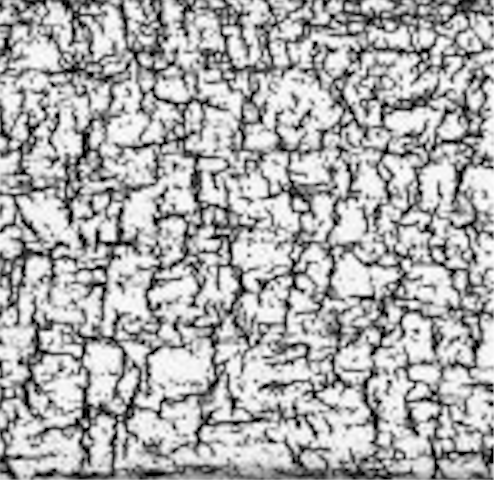
#> input picture demo/Micrographs/chu7.jpg, 494 x 480 px
$ jupyter execute --allow-errors Workflow_Group2.ipynb   (text cells are left out)
#> lines starting #> are read from the running program, lines starting #| are printed output that depends on the picture; after the words box and inside, x2 and y2 are one past the last pixel; in counts of white or black regions, pixels touching at a corner belong together; pictures that were not available may be replaced by others from this repository, and a replacement may not be noted
### demo/packages/processing.py
# We import the packages we need

import numpy as np
import cv2

def add(x,y):
    return x + y

def vertical_strips(SecNum,img):
    """
    This function separate the image into vertical strips.
    It confirms that the total width of the image can be
    split into the initially defined number of sections, if not,
    another section will be added until equality is achieved

    Parameters
    ----------
    SecNum : int
        initial number of vertical strips
    img : numpy.ndarray
        data of the image that is going to be analysed

    Returns
    -------
    strips : int
        number of strips in which the image was finally split

    """
#> called with SecNum = 15


    while True:
        if (np.size(img,1) % SecNum) !=0:
            SecNum += 1
        else:
                break
#> after the loop, SecNum = 19
    #between 15 and 20 hypothetically no value is ignored for image width outside of prime values - excessive computing will not occur.

    #introducing a tracker variable allows for simple passing of number of slices between chunks
    strips = 0

    #this loop takes the image and vertically slices it in equal widths as defined above
    for x in range(0,np.size(img,1),SecNum):
            x1 = x + SecNum
            section = img[0:np.size(img,0), x:x1]

            cv2.imwrite("ImagePrep/Sections/" + str(strips) +".png",section)

            strips +=1
#> this loop made 26 passes
#> x1 on passes 1 to 12: 19, 38, 57, 76, 95, 114, 133, 152, 171, 190, 209, 228
#> after the loop, strips = 26

    return strips

def blur(strips):
    """
    This function blurs the strips and joins them into a new image

    Parameters
    ----------
    strips : int
        number of strips in which the image was split

    Returns
    -------
    BlurJoin : numpy.ndarray
        data of the image after blurring and have joined the strips

    """
#> called with strips = 26
    #following from this, the slices are then blurred to reduce noise and transformed to their original black and white colour
    for i in range(0,strips):
        Sec = cv2.imread("./ImagePrep/Sections/" + str(i) + ".png")
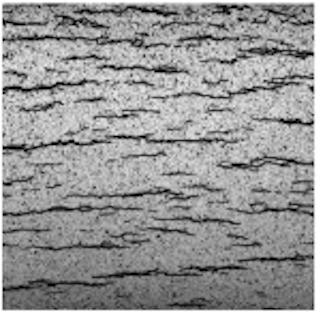
#> input picture demo/Micrographs/chu1.jpg, 316 x 312 px, given in place of 0.png, which was not available
#> Sec is the input picture: shape (312, 316, 3); mean B, G, R 147.7, 147.7, 147.7

        Sec = cv2.cvtColor(Sec,cv2.COLOR_BGR2RGB)

        Blur = cv2.GaussianBlur(Sec, (7,7),0)
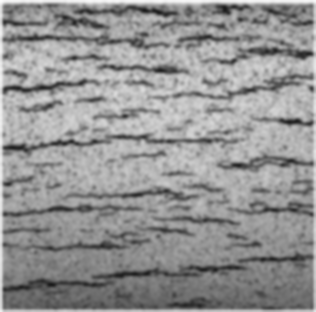
#> Blur: shape (312, 316, 3); mean R, G, B 147.5, 147.5, 147.5
        cv2.imwrite("ImagePrep/Blurs/" + str(i) +".png",Blur)

        #while technically unnecessary, this stage restitches the blured slices to allow for viewing of the transformed image
        if i > 0:
            if i == 1:
                ImgL = cv2.imread("./ImagePrep/Blurs/" + str(i-1) + ".png")
                ImgR = cv2.imread("./ImagePrep/Blurs/" + str(i) + ".png")
                BlurJoin = np.concatenate((ImgL, ImgR), axis=1)
            else:
                ImgR = cv2.imread("./ImagePrep/Blurs/" + str(i) + ".png")
                BlurJoin = np.concatenate((BlurJoin, ImgR), axis=1)
    return BlurJoin

### Job_script/packages/connectivity.py
# We import the packages we need
import numpy as np
import cv2
#from packages import Edge

def otsu(strips):
    """

    Parameters
    ----------
    strips : int
        number of strips in which the image was split

    Returns
    -------
    OtsuThresh : numpy.ndarray
            data of the image after Otsu thresholding

    """
#> called with strips = 26
#knowing the number of strips, any actions can be repeated across the entirety of the slices easily
    for i in range(strips):
        Blur = cv2.imread("./ImagePrep/Blurs/" + str(i) + ".png", 0)
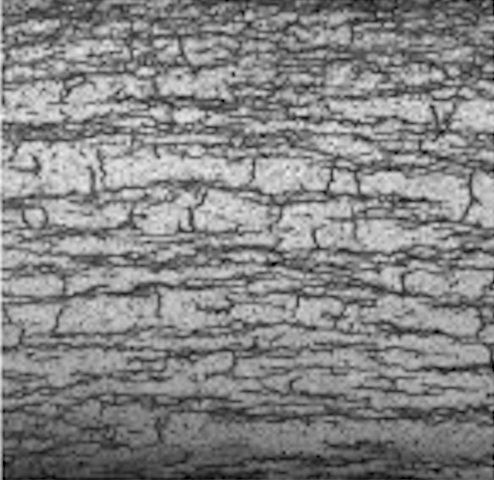
#> Blur: shape (480, 494); min 0, max 246, mean 132.6
#Using the inbuilt opencv otsu thresholding method and defining it as a binary threshold, aka only black and white,
# both a thresholded image is produced and the automatically detected thresholding value is found.
        ThreshValue, ThreshOtsu = cv2.threshold(Blur,0,255,cv2.THRESH_BINARY+cv2.THRESH_OTSU)
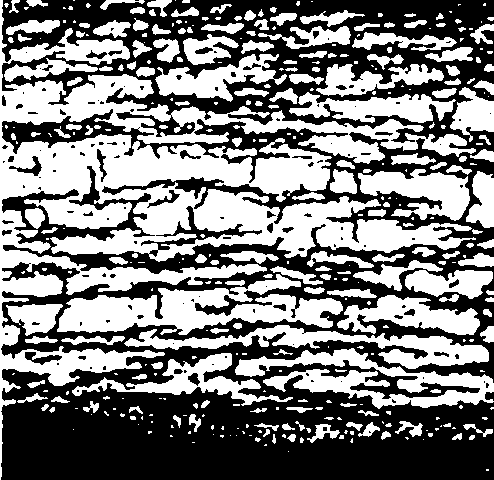
#> ThreshOtsu: shape (480, 494); 49% white; 366 white regions (180 under 20 px), largest, box (x1, y1, x2, y2) and area: (0, 0, 476, 480) 52462, (57, 274, 343, 335) 8248, (235, 348, 494, 409) 6038
#> ThreshValue = 133

        cv2.imwrite("Thresholding/Otsu/" + str(i) +".png",ThreshOtsu)
        np.save("Thresholding/Otsu/" + str(i), ThreshOtsu)

#As earlier, the individual slices are saved to their own directory and an overall image is made from reattaching the slices.
        if i > 0:
            if i == 1:
                ImgL = cv2.imread("./Thresholding/Otsu/" + str(i-1) + ".png")
                ImgR = cv2.imread("./Thresholding/Otsu/" + str(i) + ".png")
                OtsuThresh = np.concatenate((ImgL, ImgR), axis=1)
            else:
                ImgR = cv2.imread("./Thresholding/Otsu/" + str(i) + ".png")
                OtsuThresh = np.concatenate((OtsuThresh, ImgR), axis=1)
    return OtsuThresh


def kmeans(strips):

    """


    Parameters
    ----------
    strips : int
        number of strips in which the image was split

    Returns
    -------
    KThresh : numpy.ndarray
            data of the image after k-means thresholding

    """
#> called with strips = 26

    for i in range(strips):
        ImgIn = cv2.imread("./ImagePrep/Blurs/" + str(i) + ".png",1)

        Blur = cv2.cvtColor(ImgIn, cv2.COLOR_BGR2GRAY)

        reshapedImage = np.float32(Blur.reshape(-1, 3))

        criteria = (cv2.TERM_CRITERIA_EPS + cv2.TERM_CRITERIA_MAX_ITER, 100, 0.1)
#> criteria = (3, 100, 0.1)

    #The number of channels is defined for the k-means method, as it's black and white "2" is chosen
        k = 2

        ret, labels, clusters = cv2.kmeans(reshapedImage, k, None, criteria, 10, cv2.KMEANS_RANDOM_CENTERS)
#> ret = 131293127.5; clusters = [[98.78, 98.06, 98.78], [168.1, 168.8, 168.1]]

        clusters = np.uint8(clusters)
#> clusters = [[98, 98, 98], [168, 168, 168]]

        Sec = cv2.imread("./ImagePrep/Sections/" + str(i) + ".png")
        Sec = cv2.cvtColor(Sec,cv2.COLOR_BGR2GRAY)
#> Sec: shape (312, 316)

        intermediateImage = clusters[labels.flatten()]
        clusteredImage = intermediateImage.reshape((Sec.shape))

        cv2.imwrite("Thresholding/Kmeans/" + str(i) +".png",clusteredImage)

    #As earlier, the individual slices are saved to their own directory and an overall image is made from reattaching the slices.
        if i > 0:
            if i == 1:
                ImgL = cv2.imread("./Thresholding/Kmeans/" + str(i-1) + ".png")
                ImgR = cv2.imread("./Thresholding/Kmeans/" + str(i) + ".png")
                KThresh = np.concatenate((ImgL, ImgR), axis=1)
            else:
                ImgR = cv2.imread("./Thresholding/Kmeans/" + str(i) + ".png")
                KThresh = np.concatenate((KThresh, ImgR), axis=1)
    return KThresh


def edges(strips):
    """


    Parameters
    ----------
    strips : int
        number of strips in which the image was split

    Returns
    -------
    EdgesO : umpy.ndarray
            data of the connectivity of the hydrides after Otsu thresholding
    EdgesK : numpy.ndarray
            data of the connectivity of the hydrides after k-means thresholding

    """
    for i in range(strips):

        imgO = cv2.imread("./Thresholding/Otsu/" + str(i) + ".png", 0)
        imgK = cv2.imread("./Thresholding/Kmeans/" + str(i) + ".png", 0)

        CannyImgO = auto_canny(imgO)
        CannyImgK = auto_canny(imgK)

        cv2.imwrite("Edges/Otsu/" + str(i) +".png",CannyImgO)
        cv2.imwrite("Edges/Kmeans/" + str(i) +".png",CannyImgK)

        if i > 0:
            if i == 1:
                ImgL = cv2.imread("./Edges/Otsu/" + str(i-1) + ".png")
                ImgR = cv2.imread("./Edges/Otsu/" + str(i) + ".png")
                EdgesO = np.concatenate((ImgL, ImgR), axis=1)

                ImgL = cv2.imread("./Edges/Kmeans/" + str(i-1) + ".png")
                ImgR = cv2.imread("./Edges/Kmeans/" + str(i) + ".png")
                EdgesK = np.concatenate((ImgL, ImgR), axis=1)
            else:
                ImgR = cv2.imread("./Edges/Otsu/" + str(i) + ".png")
                EdgesO = np.concatenate((EdgesO, ImgR), axis=1)

                ImgR = cv2.imread("./Edges/Kmeans/" + str(i) + ".png")
                EdgesK = np.concatenate((EdgesK, ImgR), axis=1)
    return EdgesO, EdgesK

def auto_canny(image, sigma=0.33):
	"""

    This function gets rid off the edges of the image to not be counted as
    hydride's edges

    Parameters
    ----------
    image : numpy.ndarray
        data of the processed image so far
    sigma : int
        The default is 0.33.

    Returns
    -------
    edged : numpy.ndarray
        data of the processed image without the external edges of the picture

    """

    # compute the median of the single channel pixel intensities
	v = np.median(image)
	# apply automatic Canny edge detection using the computed median
	lower = int(max(0, (1.0 - sigma) * v))
	upper = int(min(255, (1.0 + sigma) * v))
	edged = cv2.Canny(image, lower, upper)
	# return the edged image
	return edged

### demo/packages/parameters.py
# We import the packages we need
import numpy as np
import cv2


def HCC1(HydrideOtsu,HydrideKmeans):
    """


    Parameters
    ----------
    HydrideOtsu : int
        starting value for the hydride counting
    HydrideKmeans : int
        starting value for the hydride counting

    Returns
    -------
    AVG_HCC_Otsu : int
        HCC mean value when Otsu thresholding was applied

    K-means HCC : int
        HCC mean value when K-means thresholding was applied
    """
#> called with HydrideOtsu = 0, HydrideKmeans = 0

    imgO = cv2.imread("./Edges/CannyOtsu.png", 0)
    imgK = cv2.imread("./Edges/CannyKmeans.png", 0)

    HCC_Otsu =[]
    HCC_Kmeans = []

    for i in range(np.size(imgO,1)):
        for j in range(np.size(imgO,0)):
            if imgO[j,i] > 0:
                HydrideOtsu += 1
        HCC_Otsu.append(HydrideOtsu/(np.size(imgO,0)))
        HydrideOtsu = 0
#> after the loop, HCC_Otsu = []

    for i in range(np.size(imgK,1)):
        for j in range(np.size(imgK,0)):
            if imgK[j,i] > 0:
                HydrideKmeans += 1
        HCC_Kmeans.append(HydrideKmeans/(np.size(imgK,0)))
        HydrideKmeans = 0

    AVG_HCC_Otsu = sum(HCC_Otsu)/len(HCC_Otsu)
    AVG_HCC_Kmeans = sum(HCC_Kmeans)/len(HCC_Kmeans)

    return print("Otsu HCC: ", AVG_HCC_Otsu,"\n K-means HCC: ", AVG_HCC_Kmeans)

def HCC2(strips):
    """


    Parameters
    ----------
    strips :  int
        number of strips in which the image was split

    Returns
    -------
    ContOtsu : numpy.ndarray
        data of Otsu-thresholded image after merging all the srtips
    ContKmeans : numpy.ndarray
        data of k-means-thresholded image after merging all the srtips
    OtsuHCC : int
        HCC mean value when Otsu threshold was applied
    kmeansHCC : int
        HCC mean value when K-means threshold was applied

    """

    HCCrun_Otsu = []
    HCCrun_Kmeans = []

    for i in range(strips):

        image_src_Otsu = cv2.imread("./Edges/Otsu/" + str(i) + ".png")

        gray = cv2.cvtColor(image_src_Otsu, cv2.COLOR_BGR2GRAY)
        ret, gray = cv2.threshold(gray, 250, 255,0)

        contours, hierarchy = cv2.findContours(gray, cv2.RETR_LIST, cv2.CHAIN_APPROX_SIMPLE)
        mask = np.zeros(image_src_Otsu.shape, np.uint8)
        largest_areas = sorted(contours, key=cv2.contourArea)
        cv2.drawContours(mask, [largest_areas[-1]], 0, (255,255,255,255), -1)
        removed = cv2.add(image_src_Otsu, mask)

        cv2.imwrite("Edges/ContOtsu/" + str(i) + ".png",removed)

        cnts = cv2.findContours(gray, cv2.RETR_EXTERNAL, cv2.CHAIN_APPROX_SIMPLE)
        cnts = cnts[0] if len(cnts) == 2 else cnts[1]

        y5 = []
        h5 = []

        for c in cnts:
            x,y,w,h = cv2.boundingRect(c)
            y5.append(y)
            h5.append(h)

        for r in range(len(y5)):
            q = y5[r] + h5[r]
            for j in range(len(y5)):
                if r < j:
                    q = y5[j] + h5[j]
                    if q > y5[r]:
                        z = q - y5[r]
                        q = q-z
                        h5[j] = h5[j] - z

        HCCrun_Otsu.append((sum(h5))/(np.size(image_src_Otsu,0)))

        del cnts

        image_src_Kmeans = cv2.imread("./Edges/Kmeans/" + str(i) + ".png")

        gray_k = cv2.cvtColor(image_src_Kmeans, cv2.COLOR_BGR2GRAY)
        ret, gray_k = cv2.threshold(gray_k, 250, 255,0)

        contours, hierarchy = cv2.findContours(gray_k, cv2.RETR_LIST, cv2.CHAIN_APPROX_SIMPLE)
        mask = np.zeros(image_src_Kmeans.shape, np.uint8)
        largest_areas = sorted(contours, key=cv2.contourArea)
        cv2.drawContours(mask, [largest_areas[-1]], 0, (255,255,255,255), -1)
        removed = cv2.add(image_src_Kmeans, mask)

        cv2.imwrite("Edges/ContKmeans/" + str(i) + ".png",removed)

        cnts = cv2.findContours(gray_k, cv2.RETR_EXTERNAL, cv2.CHAIN_APPROX_SIMPLE)
        cnts = cnts[0] if len(cnts) == 2 else cnts[1]

        y5 = []
        h5 = []

        for c in cnts:
            x,y,w,h = cv2.boundingRect(c)
            y5.append(y)
            h5.append(h)

        for r in range(len(y5)):
            for j in range(len(y5)):
                if r < j:
                    q = y5[j] + h5[j]
                    if q > y5[r]:
                        z = q - y5[r]
                        q = q-z
                        h5[j] = h5[j] - z

        HCCrun_Kmeans.append((sum(h5))/(np.size(image_src_Kmeans,0)))

        if i > 0:
            if i == 1:
                ImgL = cv2.imread("./Edges/ContOtsu/" + str(i-1) + ".png")
                ImgR = cv2.imread("./Edges/ContOtsu/" + str(i) + ".png")
                ContOtsu = np.concatenate((ImgL, ImgR), axis=1)

                ImgL = cv2.imread("./Edges/ContKmeans/" + str(i-1) + ".png")
                ImgR = cv2.imread("./Edges/ContKmeans/" + str(i) + ".png")
                ContKmeans = np.concatenate((ImgL, ImgR), axis=1)
            else:
                ImgR = cv2.imread("./Edges/ContOtsu/" + str(i) + ".png")
                ContOtsu = np.concatenate((ContOtsu, ImgR), axis=1)

                ImgR = cv2.imread("./Edges/ContKmeans/" + str(i) + ".png")
                ContKmeans = np.concatenate((ContKmeans, ImgR), axis=1)
        OtsuHCC=sum(HCCrun_Otsu)/len(HCCrun_Otsu)
        kmeansHCC=sum(HCCrun_Kmeans)/len(HCCrun_Kmeans)
    return ContOtsu, ContKmeans, OtsuHCC, kmeansHCC

### demo/packages/loading.py
# Import the necessary packages

import re

def sorted_aphanumeric(data):
    """
    This function loads the images and sorts them

    Parameters
    ----------
    data : list
        data of all the initial images

    Returns
    -------
    sort : list
        sorted data of all the images

    """
    convert = lambda text: int(text) if text.isdigit() else text.lower()
    alphanum_key = lambda key: [ convert(c) for c in re.split('([0-9]+)', key) ]
    sort=sorted(data, key=alphanum_key)
    return sort

### demo/Workflow_Group2.ipynb
[cell 1]
# We import the packages we need
from matplotlib import pyplot as plt
import re
from PIL import Image
import os, os.path
from os import listdir
import matplotlib.axes
import matplotlib.image as mpimg
import numpy as np
import cv2
from skimage import morphology
import numpy as np

# And also we import the functions we have created
from packages import loading
from packages import processing
from packages import connectivity
from packages import parameters
from packages import image_count
from pacakges import image_clean_up
from packages import Gaussian_thresholding

[cell 2]
# The sorted_alphanumeric function loads the images and sorts them

mypath = './Micrographs/'
def_files = loading.sorted_aphanumeric(listdir(mypath))

# The data of the image that is going to be analysed are storaged in the "img" variable
img = cv2.imread('./Micrographs/chu7.jpg',0)

# And the original image is plotted here
imgplot = plt.imshow(img)

[cell 3]
SecNum = 15 # Define an initial number of vertical strips
strips=processing.vertical_strips(SecNum,img) # We save the number of strips that we calculated
                                              # with the vertical_strips function

#> (a cell that did not finish here is left out)

#> (a cell that did not finish here is left out)

#> (a cell that did not finish here is left out)

#> (a cell that did not finish here is left out)

#> (a cell that did not finish here is left out)

#> (a cell that did not finish here is left out)

[cell 10]
HydrideOtsu = 0          # We start to count from the hydride number 0
HydrideKmeans = 0        # We start to count from the hydride number 0
#> (the rest of this cell did not finish here and is left out)

#> (a cell that did not finish here is left out)

#> (a cell that did not finish here is left out)

                                                               # as "ContOtsu" in a folder called "Edges"

plt.title("Otsu threshold")
plt.imshow(mpimg.imread('Edges/ContOtsu.png'), label="Otsu")      # The resulting image after the HCC calculation is shown here

#> (a cell that did not finish here is left out)

                                                                # as "ContKmenas" in a folder called "Edges"

plt.title("K-means threshold")
plt.imshow(mpimg.imread('Edges/ContKmeans.png'))  # The resulting image after the HCC calculation is shown here
